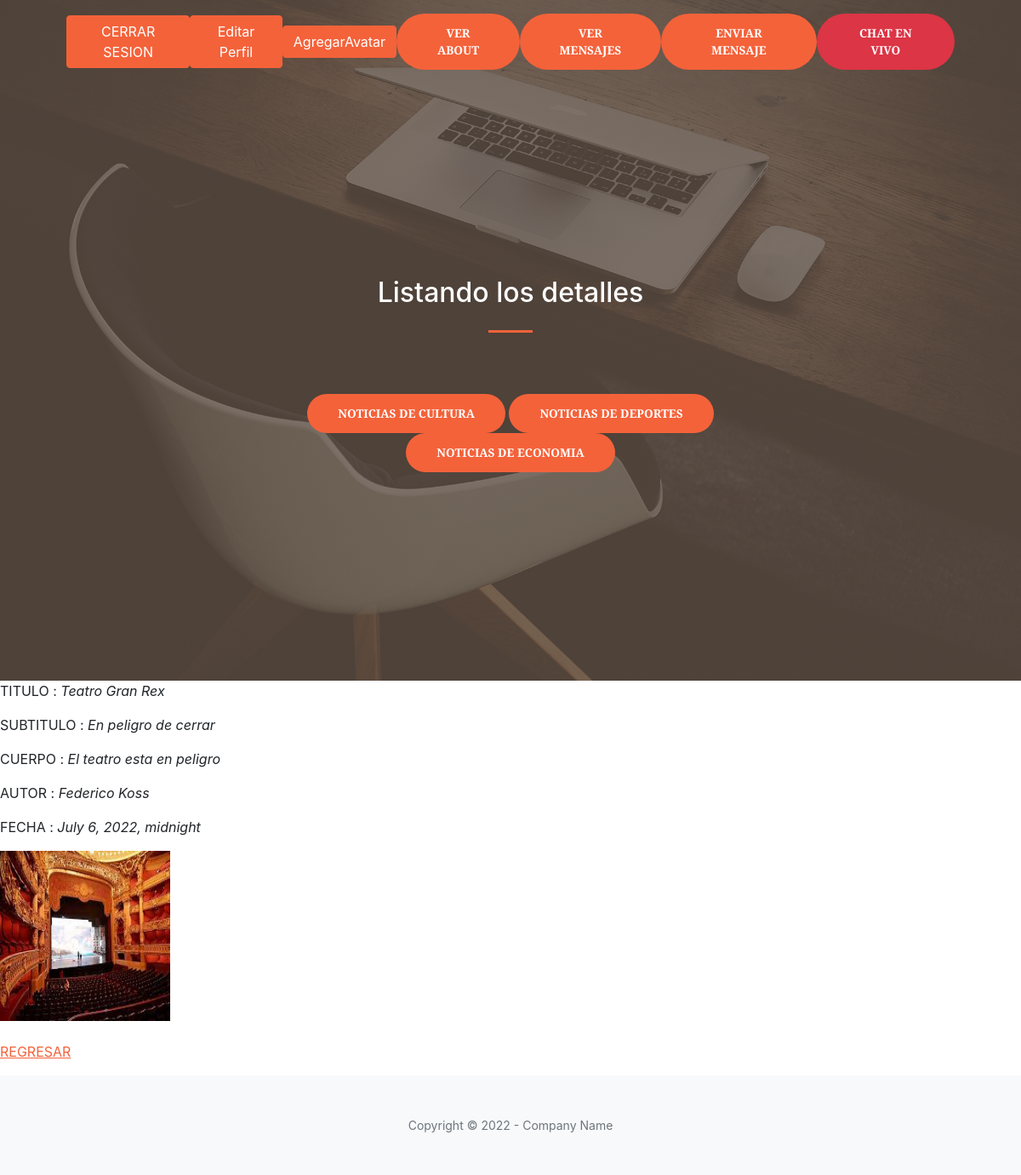
/AppBlog/new/11 (signed in), run on the app's committed database.
### AppBlog/models.py (models this page shows, shortened)
class Culture(models.Model):
    titulo = models.CharField(max_length=50)
    subtitulo= models.CharField(max_length=50)
    cuerpo = models.CharField(max_length=150)
    autor = models.CharField(max_length=50)
    fecha = models.DateTimeField(max_length=50)
    imagen = models.ImageField(upload_to='culture', blank=True, null=True)

### AppBlog/views.py (the view)
# urls.py: path('new/<pk>', CultureDetalle.as_view(), name='culture_detalle'),
class CultureDetalle(LoginRequiredMixin,DetailView):
    model = Culture
    template_name = 'AppBlog/culture_detalle.html'

### AppBlog/templates/AppBlog/culture_detalle.html
{% extends "AppBlog/padre.html" %}
{% load static %}
{% block titulo %}
<h2 style="color:white">Listando los detalles</h2>
{% endblock %}
{% block cuerpo %}
<p>TITULO : <i>{{culture.titulo}}</i></p>
<p>SUBTITULO : <i>{{culture.subtitulo}}</i></p>
<p>CUERPO : <i>{{culture.cuerpo}}</i></p>
<p>AUTOR : <i>{{culture.autor}}</i></p>
<p>FECHA : <i>{{culture.fecha}}</i></p>
<img src="{{culture.imagen.url}}"  height="200px" width="200px">
<br>
<br>
<p>
    <a href="{% url 'culture_listar' %}">REGRESAR</a>
</p>
{% endblock %}

### data on the page
Culture: titulo "Teatro Gran Rex", subtitulo "En peligro de cerrar", cuerpo "El teatro esta en peligro", autor "Federico Koss", fecha "July 6, 2022, midnight", imagen (picture)
